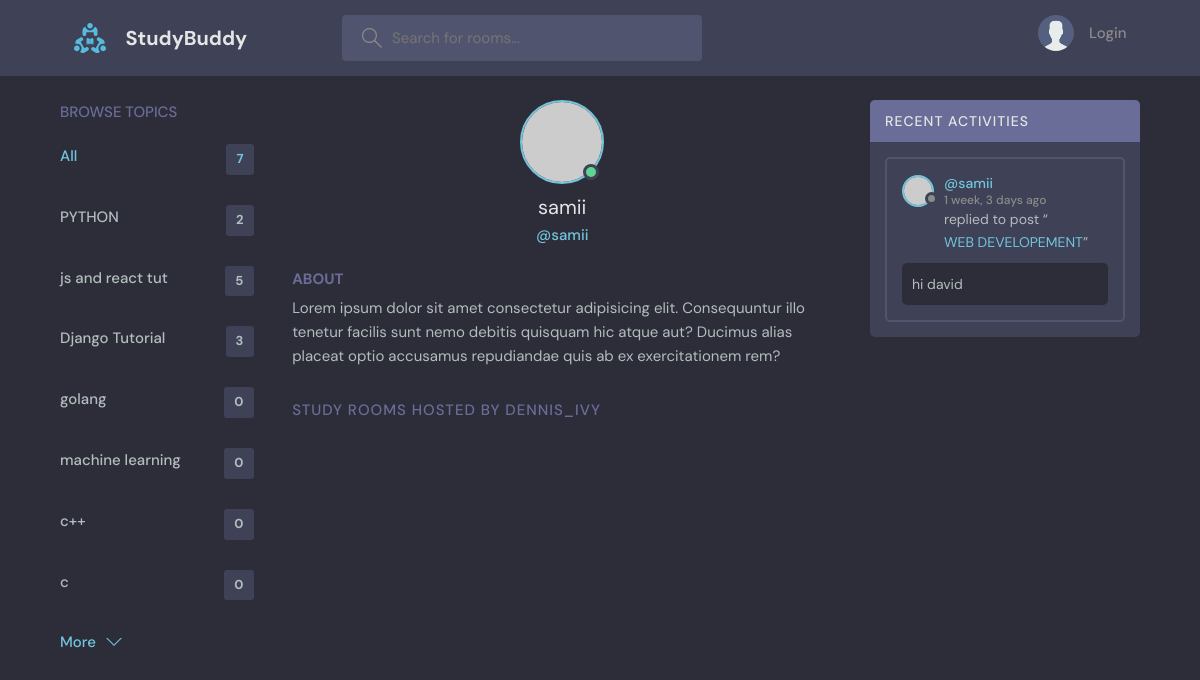
The app's page /profile/2/ with its own data.
### base/models.py (models this page shows, shortened)
class Topic(models.Model):
    name=models.CharField(max_length=80)

class Message(models.Model):
    user=models.ForeignKey(User, on_delete=models.CASCADE)
    room=models.ForeignKey(Room, on_delete=models.CASCADE)
    body=models.TextField()
    updated=models.DateTimeField(auto_now=True)
    created=models.DateTimeField(auto_now_add=True)

class Room(models.Model):
    host=models.ForeignKey(User, on_delete=models.SET_NULL, null=True)
    topic=models.ForeignKey(Topic, on_delete=models.SET_NULL, null=True)
    name=models.CharField(max_length=50)
    description=models.TextField(null=True, blank=True)
    participants=models.ManyToManyField(User, related_name="participants", blank=True)
    updated=models.DateTimeField(auto_now=True)
    created=models.DateTimeField(auto_now_add=True)
    class Meta:
        ordering=['-updated', '-created']
    def __str__(self):
        return self.name

### base/views.py (the view)
# urls.py: path("profile/<str:pk>/", views.userProfile, name="profile"),
def userProfile(request, pk):
    user=User.objects.get(id=pk)
    rooms=user.room_set.all()
    room_messages=user.message_set.all()
    topics=Topic.objects.all()
    return render(request, "base/profile.html" ,{
        "user":user,
        "rooms":rooms,
        "room_messages":room_messages,
        "topics":topics,
    })

### base/templates/base/profile.html (shortened to what this page needs)
{% extends 'main.html' %}
{% block content %}
<main class="profile-page layout layout--3">
  <div class="container">
    {% include 'base/topics_component.html' %}
    <div class="roomList">
      <div class="profile">
        <div class="profile__avatar">
          <div class="avatar avatar--large active">
            <img src="https://randomuser.me/api/portraits/men/11.jpg" />
          </div>
        </div>
        <div class="profile__info">
          <h3>{{user.username}}</h3>
          <p>@{{user.username}}</p>
        </div>
        <div class="profile__about">
          <h3>About</h3>
          <p>
            Lorem ipsum dolor sit amet consectetur adipisicing elit. Consequuntur illo tenetur
            facilis sunt nemo debitis quisquam hic atque aut? Ducimus alias placeat optio
            accusamus repudiandae quis ab ex exercitationem rem?
          </p>
        </div>
      </div>
      <div class="roomList__header">
        <div>
          <h2>Study Rooms Hosted by dennis_ivy</a>
          </h2>
        </div>
      </div>
    </div>
    {% include 'base/activity_component.html' %}
  </div>
</main>
{% endblock content %}

### base/templates/base/topics_component.html
<div class="topics">
    <div class="topics__header">
        <h2>Browse Topics</h2>
    </div>
    <ul class="topics__list">
        <li>
            <a href="{% url 'home' %}" class="active">All <span>{{topics.count}}</span></a>
        </li>
        {% for topic in topics %}
        <li>
            <a href="{% url 'home' %}?q={{topic.name}}">{{topic.name}} <span>{{topic.room_set.all.count}}</span></a>
        </li>
        {% endfor %}
    </ul>
    <a class="btn btn--link" href="topics.html">
        More
        <svg version="1.1" xmlns="http://www.w3.org/2000/svg" width="32" height="32" viewBox="0 0 32 32">
            <title>chevron-down</title>
            <path d="M16 21l-13-13h-3l16 16 16-16h-3l-13 13z"></path>
        </svg>
    </a>
</div>

### base/templates/base/activity_component.html (shortened to what this page needs)
<div class="activities">
    <div class="activities__header">
        <h2>Recent Activities</h2>
    </div>
    {% for message in room_messages %}
    <div class="activities__box">
        <div class="activities__boxHeader roomListRoom__header">
            <a href="{% url 'profile' message.user.id %}" class="roomListRoom__author">
                <div class="avatar avatar--small">
                    <img src="https://randomuser.me/api/portraits/women/11.jpg" />
                </div>
                <p>
                    @{{message.user}}
                    <span>{{message.created|timesince}} ago</span>
                </p>
            </a>
        </div>
        <div class="activities__boxContent">
            <p>replied to post “<a href="{% url 'room' message.room.id %}">{{message.room}}</a>”</p>
            <div class="activities__boxRoomContent">
                {{message.body}}
            </div>
        </div>
    </div>
    {% endfor %}
</div>

### records on screen
Topic: name "PYTHON", room_set.all.count "2"
Topic: name "js and react tut", room_set.all.count "5"
Topic: name "Django Tutorial", room_set.all.count "3"
Topic: name "golang", room_set.all.count "0"
Topic: name "machine learning", room_set.all.count "0"
Topic: name "c++", room_set.all.count "0"
Topic: name "c", room_set.all.count "0"
Message: user "samii", created "1 week, 3 days", room "WEB DEVELOPEMENT", body "hi david"

### other values on screen
{{ topics.count }} "7"
{{ user.username }} "samii"
